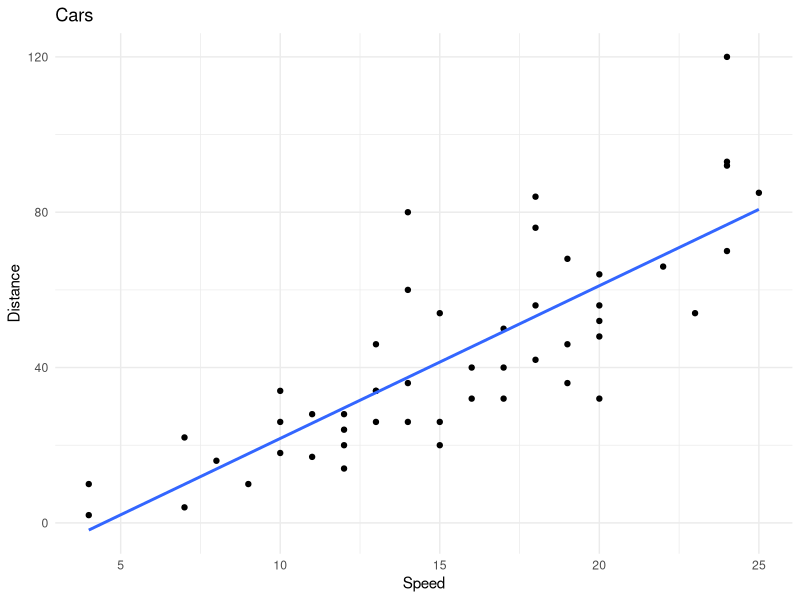
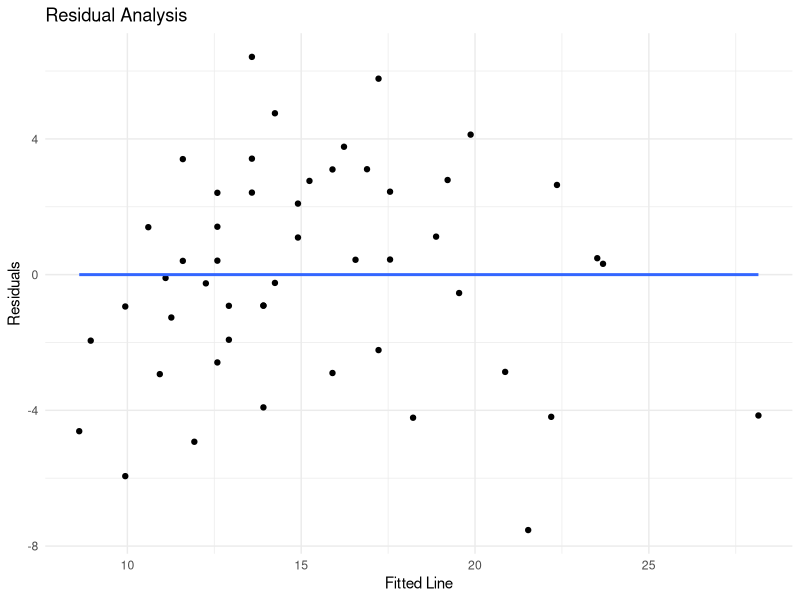
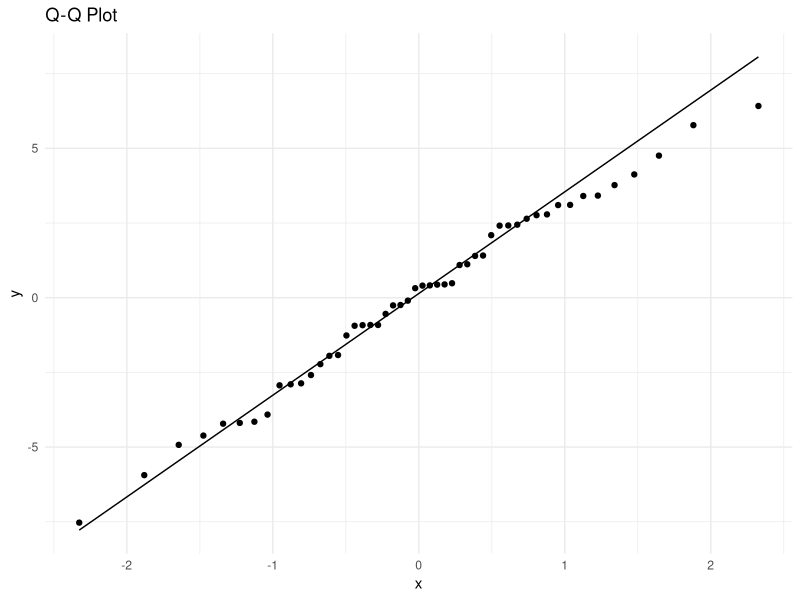

Write R code to recreate these figures, in order.
## ---- chunk 1

library(tidyverse)

head(cars)

## ---- chunk 2
cars %>%
  ggplot(aes(speed,dist)) +
  geom_point() + 
  geom_smooth(method = lm,se = F)+
  labs(title = "Cars",
       x = "Speed", y = "Distance") +
  theme_minimal()
## ---- chunk 3
cars_lm <- lm(speed ~ dist, data = cars)
cars_lm
## ---- chunk 4
summary(cars_lm)
## ---- chunk 5
cars_lm %>% 
  ggplot(aes(fitted(cars_lm), resid(cars_lm))) +
  geom_point() +
  geom_smooth(method = lm, se =F) +
  labs(title = "Residual Analysis",
       x = "Fitted Line", y = "Residuals") +
  theme_minimal()
## ---- chunk 6
cars_lm %>% 
  ggplot(aes(sample = resid(cars_lm))) +
  stat_qq() +
  stat_qq_line() +
  labs(title = "Q-Q Plot") +
  theme_minimal()
